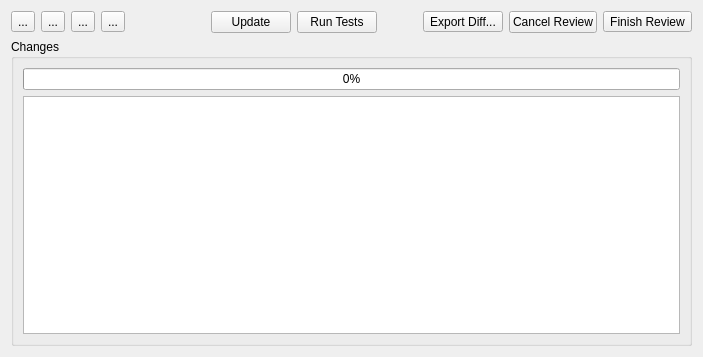
<?xml version="1.0" encoding="UTF-8"?>
<ui version="4.0">
 <class>EditPatch</class>
 <widget class="QWidget" name="EditPatch">
  <property name="geometry">
   <rect>
    <x>0</x>
    <y>0</y>
    <width>703</width>
    <height>357</height>
   </rect>
  </property>
  <property name="windowTitle">
   <string>Edit Patch</string>
  </property>
  <layout class="QVBoxLayout" name="verticalLayout_2">
   <item>
    <layout class="QHBoxLayout" name="buttonsLayout">
     <item>
      <layout class="QHBoxLayout" name="horizontalLayout">
       <item>
        <widget class="QToolButton" name="previousFile">
         <property name="toolTip">
          <string>Previous file</string>
         </property>
         <property name="text">
          <string>...</string>
         </property>
        </widget>
       </item>
       <item>
        <widget class="QToolButton" name="previousHunk">
         <property name="toolTip">
          <string>Previous difference</string>
         </property>
         <property name="text">
          <string>...</string>
         </property>
        </widget>
       </item>
       <item>
        <widget class="QToolButton" name="nextHunk">
         <property name="toolTip">
          <string>Next difference</string>
         </property>
         <property name="text">
          <string>...</string>
         </property>
        </widget>
       </item>
       <item>
        <widget class="QToolButton" name="nextFile">
         <property name="toolTip">
          <string>Next file</string>
         </property>
         <property name="text">
          <string>...</string>
         </property>
        </widget>
       </item>
       <item>
        <layout class="QHBoxLayout" name="customActions"/>
       </item>
       <item>
        <spacer name="horizontalSpacer">
         <property name="orientation">
          <enum>Qt::Horizontal</enum>
         </property>
         <property name="sizeHint" stdset="0">
          <size>
           <width>60</width>
           <height>21</height>
          </size>
         </property>
        </spacer>
       </item>
       <item>
        <widget class="QPushButton" name="updateButton">
         <property name="sizePolicy">
          <sizepolicy hsizetype="Fixed" vsizetype="Fixed">
           <horstretch>0</horstretch>
           <verstretch>0</verstretch>
          </sizepolicy>
         </property>
         <property name="text">
          <string>Update</string>
         </property>
        </widget>
       </item>
       <item>
        <widget class="QPushButton" name="testsButton">
         <property name="text">
          <string>Run Tests</string>
         </property>
        </widget>
       </item>
      </layout>
     </item>
     <item>
      <spacer name="buttonsSpacer">
       <property name="orientation">
        <enum>Qt::Horizontal</enum>
       </property>
       <property name="sizeType">
        <enum>QSizePolicy::Fixed</enum>
       </property>
       <property name="sizeHint" stdset="0">
        <size>
         <width>40</width>
         <height>20</height>
        </size>
       </property>
      </spacer>
     </item>
     <item>
      <layout class="QHBoxLayout" name="horizontalLayout_3">
       <item>
        <widget class="QToolButton" name="exportReview">
         <property name="text">
          <string>Export Diff...</string>
         </property>
         <property name="popupMode">
          <enum>QToolButton::InstantPopup</enum>
         </property>
        </widget>
       </item>
       <item>
        <widget class="QPushButton" name="cancelReview">
         <property name="text">
          <string>Cancel Review</string>
         </property>
        </widget>
       </item>
       <item>
        <widget class="QToolButton" name="finishReview">
         <property name="text">
          <string>Finish Review</string>
         </property>
         <property name="toolButtonStyle">
          <enum>Qt::ToolButtonTextBesideIcon</enum>
         </property>
         <property name="autoRaise">
          <bool>false</bool>
         </property>
        </widget>
       </item>
      </layout>
     </item>
    </layout>
   </item>
   <item>
    <layout class="QHBoxLayout" name="contentLayout">
     <item>
      <widget class="QGroupBox" name="filesGroup">
       <property name="title">
        <string>Changes</string>
       </property>
       <layout class="QHBoxLayout" name="horizontalLayout_2">
        <item>
         <layout class="QVBoxLayout" name="verticalLayout">
          <item>
           <widget class="QProgressBar" name="testProgressBar">
            <property name="value">
             <number>0</number>
            </property>
           </widget>
          </item>
          <item>
           <widget class="QTreeView" name="filesList">
            <property name="editTriggers">
             <set>QAbstractItemView::NoEditTriggers</set>
            </property>
           </widget>
          </item>
         </layout>
        </item>
       </layout>
      </widget>
     </item>
    </layout>
   </item>
  </layout>
 </widget>
 <resources/>
 <connections/>
</ui>
